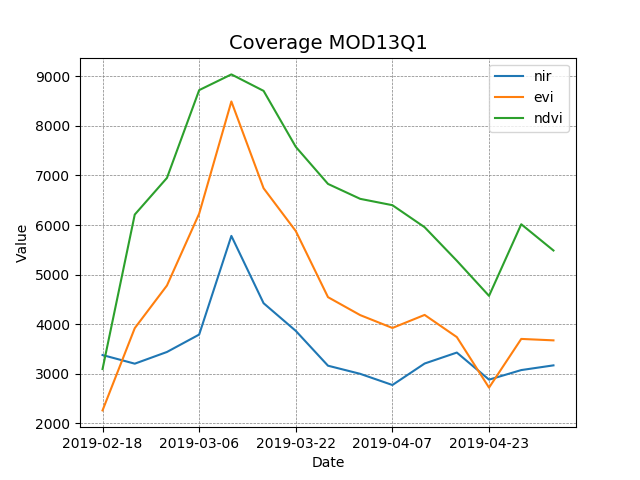

This chart was generated by the following Python code:
import matplotlib.pyplot as plt
import numpy as np
from wtss import wtss

# Creating the client with selected service host
client = wtss("http://www.esensing.dpi.inpe.br/")

##
# Listing coverages
# Listing the Available Data Products

coverages = client.list_coverages().get("coverages")

print(coverages)

##
# Getting coverage metadata
# Retrieving the Metadata of a Data Product
coverage_metadata = client.describe_coverage("MOD13Q1")

print(coverage_metadata["attributes"].keys())

timeline = coverage_metadata['timeline']

start = timeline[0]
end = timeline[-1]

print('Interval range: (' + start + ',' + end + ')')

print(coverage_metadata['spatial_extent'])

##
# Time series
# Retrieving the Time Series
bands = ('nir', 'evi', 'ndvi')
time_series = client.time_series("MOD13Q1", bands, -11.00, -55.90, "2019-02-18", "2019-09-30")

# The x-axis will contain the time interval
x = [str(date) for date in time_series.timeline]

plt.title("Coverage MOD13Q1", fontsize=14)

plt.xlabel("Date", fontsize=10)

plt.ylabel("Value", fontsize=10)

plt.xticks(np.arange(0, len(x), step=float(len(x) // 5)))

plt.grid(b=True, color='gray', linestyle='--', linewidth=0.5)

for band in bands:

    # The y-axis will contain the values in each attribute
    y = time_series.attributes[band]
    plt.plot(x, y, label = band)

plt.legend()
plt.show()

##
#
